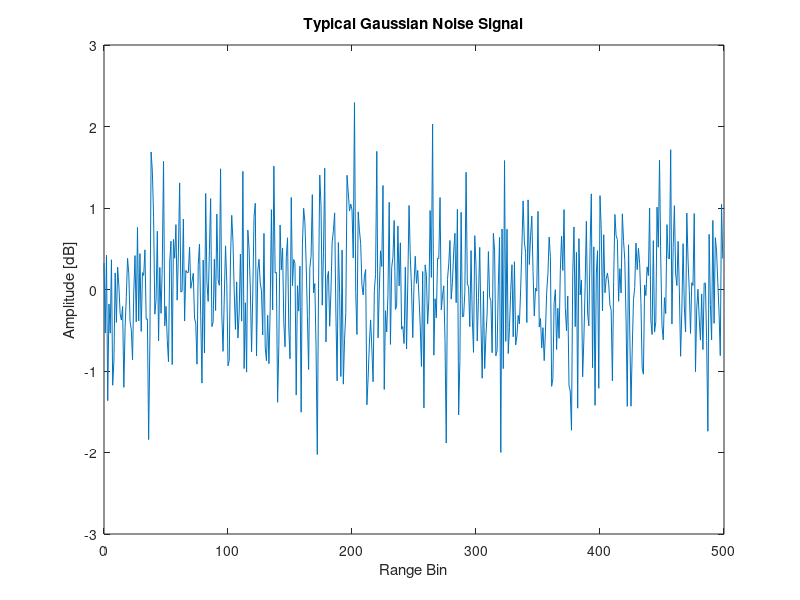

This chart was generated by the following MATLAB code:
%% File information
% Written by M. Y. Martin (MRTMOG014)
% EEE4022S (2018)
% Gaussian_Noise.m: Generate simulated Gaussian noise

%% Produce Gaussian noise
D = 500;                                % Data set size
I = randn(1,D);                         % In-phase component
Q = randn(1,D);                         % Quadrature component
GaussianNoise = (I + 1i.*Q)/sqrt(2);	% Produce 1xD matrix of Gaussian noise

% Plot data
figure;
n = 0:(D - 1);
plot(n,GaussianNoise);
hold on;
xlabel('Range Bin');
ylabel('Amplitude [dB]');
title('Typical Gaussian Noise Signal');